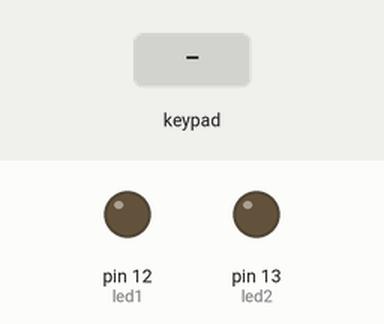
Recording of a sketch running on a simulated Arduino Uno, built with avr-gcc and run on an emulated ATmega328P. Shown: output pins drawn as LEDs (lit = HIGH). Inputs (shaded band) come from the test bench. What the sketch prints to the serial monitor is not drawn.

Above: at 1.2 s.
1.3 s: key '*' pressed
At 2.1 s:
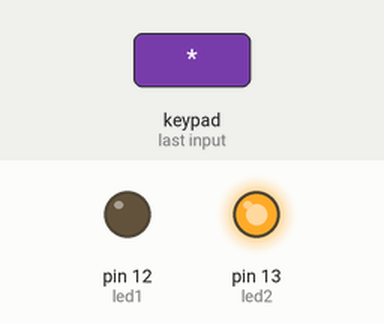
2.8 s: keypad keys 1 2 3 4 * pressed 0.4 s apart
At 5.8 s:
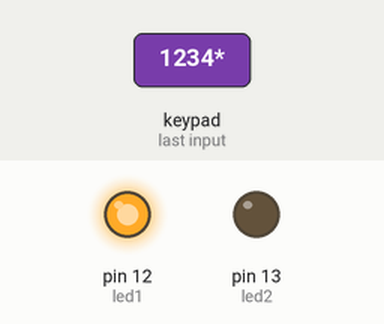
Timing chart, 0 to 7.3 s (numbered marks = the images above; inputs shaded):
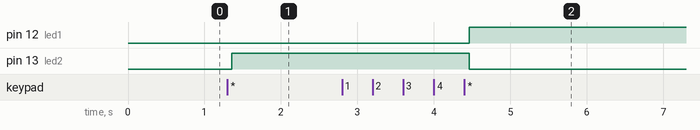

The sketch:

Keypad.passord.ino
```cpp
#include<Keypad.h>
#include<Password.h>

int led1 = 12;
int led2 = 13;
String newPasswordString;
char newPassword[6];

Password password = Password("1234");

byte maxPasswordLength = 6;
byte currentPasswordLength = 0;
const byte ROWS = 4; // Four rows
const byte COLS = 4; // Four columns

//Define the keymap
char keys[ROWS][COLS] = {
{'1','2','3','A'},
{'4','5','6','B'},
{'7','8','9','C'},
{'*','0','#','D'}
};

byte rowPins[ROWS] = {9,8,7,6}; //connect to row pinouts
byte colPins[COLS] = {5,4,3,2}; //connect to column pinouts

Keypad keypad = Keypad( makeKeymap(keys), rowPins, colPins, ROWS, COLS );

void setup() {
  // put your setup code here, to run once:
Serial.begin(9600);
pinMode(led1,OUTPUT);
pinMode(led2,OUTPUT);
digitalWrite(led1,LOW);
digitalWrite(led2,LOW);
}

void loop() {
  // put your main code here, to run repeatedly:
 char customKey = keypad.getKey();
 if(customKey != NO_KEY){
  delay(60);
  switch(customKey){
    case 'A' : break;
    case 'B' : break;
    case 'C' : break;
    case 'D' : break;
    case '*' : checkPassword(); break;
    case '#' : resetPassword(); break;
    default: processNumberKey(customKey);
  }
 }
}

void processNumberKey(char key){
  Serial.print(key);
  currentPasswordLength++;
  password.append(key);
  if(currentPasswordLength == maxPasswordLength){
    checkPassword();
  }
}

void checkPassword(){
  if(password.evaluate()){
    Serial.println(" OK");
    digitalWrite(led1,HIGH);
    digitalWrite(led2,LOW);
    }
  else{
    Serial.println(" Wrong Password");
    digitalWrite(led2,HIGH);
    digitalWrite(led1,LOW);
    }
  resetPassword();
}

void resetPassword(){
  password.reset();
  currentPasswordLength = 0;
  Serial.println();
}
```

Measured:
- after the input at 1.3 s, pin 13 (led2): LOW → HIGH after 0.06 s
- after the input at 2.8 s, pin 12 (led1): LOW → HIGH after 1.7 s; pin 13 (led2): HIGH → LOW after 1.7 s
